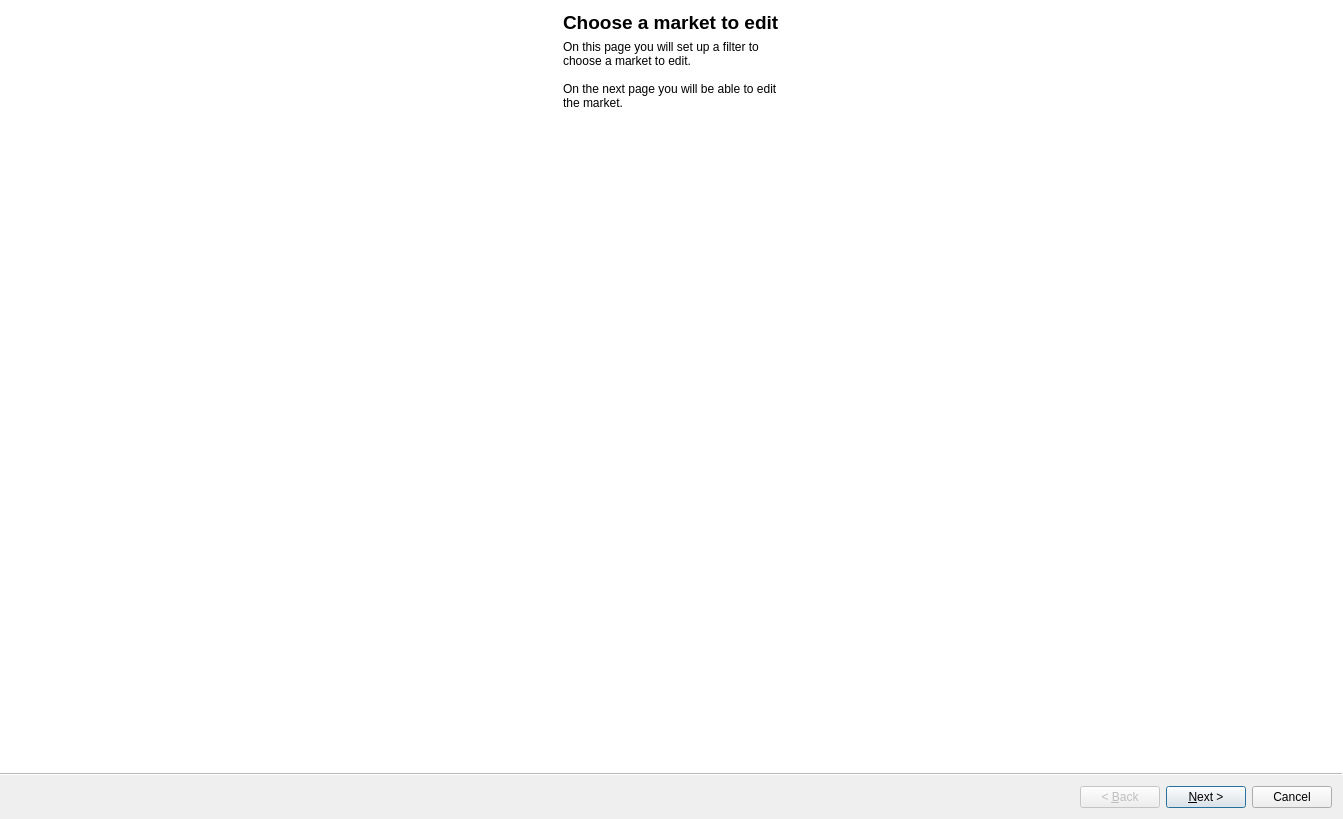
<?xml version="1.0" encoding="UTF-8"?>
<ui version="4.0">
 <class>Wizard</class>
 <widget class="QWizard" name="Wizard">
  <property name="geometry">
   <rect>
    <x>0</x>
    <y>0</y>
    <width>1343</width>
    <height>819</height>
   </rect>
  </property>
  <property name="windowTitle">
   <string>Market Wizard</string>
  </property>
  <property name="wizardStyle">
   <enum>QWizard::ModernStyle</enum>
  </property>
  <widget class="QWizardPage" name="wizardPage1">
   <layout class="QGridLayout" name="gridLayout">
    <item row="0" column="0">
     <layout class="QVBoxLayout" name="verticalLayout_2">
      <item>
       <widget class="QLabel" name="label_2">
        <property name="maximumSize">
         <size>
          <width>16777215</width>
          <height>30</height>
         </size>
        </property>
        <property name="font">
         <font>
          <pointsize>14</pointsize>
          <weight>75</weight>
          <bold>true</bold>
         </font>
        </property>
        <property name="text">
         <string>Choose a market to edit</string>
        </property>
       </widget>
      </item>
      <item>
       <widget class="QLabel" name="label">
        <property name="maximumSize">
         <size>
          <width>16777215</width>
          <height>70</height>
         </size>
        </property>
        <property name="text">
         <string>On this page you will set up a filter to choose a market to edit.

On the next page you will be able to edit the market.</string>
        </property>
        <property name="alignment">
         <set>Qt::AlignLeading|Qt::AlignLeft|Qt::AlignVCenter</set>
        </property>
        <property name="wordWrap">
         <bool>true</bool>
        </property>
       </widget>
      </item>
      <item>
       <layout class="QGridLayout" name="filterLayout"/>
      </item>
     </layout>
    </item>
   </layout>
  </widget>
  <widget class="QWizardPage" name="wizardPage2">
   <layout class="QGridLayout" name="gridLayout_4">
    <item row="0" column="0">
     <layout class="QVBoxLayout" name="verticalLayout_3">
      <item>
       <widget class="QLabel" name="label_3">
        <property name="maximumSize">
         <size>
          <width>16777215</width>
          <height>30</height>
         </size>
        </property>
        <property name="font">
         <font>
          <pointsize>14</pointsize>
          <weight>75</weight>
          <bold>true</bold>
         </font>
        </property>
        <property name="text">
         <string>Edit Market</string>
        </property>
       </widget>
      </item>
      <item>
       <layout class="QVBoxLayout" name="verticalLayout">
        <item>
         <layout class="QHBoxLayout" name="horizontalLayout_4">
          <item>
           <widget class="QSplitter" name="splitter">
            <property name="orientation">
             <enum>Qt::Horizontal</enum>
            </property>
            <widget class="QTableView" name="tableView">
             <property name="minimumSize">
              <size>
               <width>500</width>
               <height>500</height>
              </size>
             </property>
             <property name="font">
              <font>
               <pointsize>7</pointsize>
              </font>
             </property>
             <property name="sizeAdjustPolicy">
              <enum>QAbstractScrollArea::AdjustToContents</enum>
             </property>
             <property name="alternatingRowColors">
              <bool>true</bool>
             </property>
             <property name="selectionMode">
              <enum>QAbstractItemView::SingleSelection</enum>
             </property>
             <property name="selectionBehavior">
              <enum>QAbstractItemView::SelectRows</enum>
             </property>
             <property name="verticalScrollMode">
              <enum>QAbstractItemView::ScrollPerItem</enum>
             </property>
             <property name="sortingEnabled">
              <bool>true</bool>
             </property>
            </widget>
            <widget class="QFrame" name="frame">
             <property name="frameShape">
              <enum>QFrame::StyledPanel</enum>
             </property>
             <property name="frameShadow">
              <enum>QFrame::Raised</enum>
             </property>
             <layout class="QGridLayout" name="gridLayout_3">
              <item row="0" column="0">
               <layout class="QGridLayout" name="graphLayout"/>
              </item>
             </layout>
            </widget>
           </widget>
          </item>
         </layout>
        </item>
        <item>
         <widget class="QFrame" name="frame_2">
          <property name="maximumSize">
           <size>
            <width>16777215</width>
            <height>50</height>
           </size>
          </property>
          <property name="frameShape">
           <enum>QFrame::StyledPanel</enum>
          </property>
          <property name="frameShadow">
           <enum>QFrame::Raised</enum>
          </property>
          <layout class="QHBoxLayout" name="horizontalLayout">
           <item>
            <widget class="QPushButton" name="addButton">
             <property name="text">
              <string>Add alternative providers</string>
             </property>
            </widget>
           </item>
           <item>
            <widget class="QPushButton" name="transferButton">
             <property name="enabled">
              <bool>false</bool>
             </property>
             <property name="text">
              <string>Transfer production</string>
             </property>
            </widget>
           </item>
           <item>
            <widget class="QPushButton" name="setButton">
             <property name="enabled">
              <bool>false</bool>
             </property>
             <property name="text">
              <string>Edit production</string>
             </property>
             <property name="checkable">
              <bool>false</bool>
             </property>
             <property name="checked">
              <bool>false</bool>
             </property>
            </widget>
           </item>
           <item>
            <spacer name="horizontalSpacer">
             <property name="orientation">
              <enum>Qt::Horizontal</enum>
             </property>
             <property name="sizeHint" stdset="0">
              <size>
               <width>40</width>
               <height>20</height>
              </size>
             </property>
            </spacer>
           </item>
          </layout>
         </widget>
        </item>
       </layout>
      </item>
     </layout>
    </item>
   </layout>
  </widget>
  <widget class="QWizardPage" name="wizardPage">
   <layout class="QGridLayout" name="gridLayout_2">
    <item row="0" column="0">
     <layout class="QVBoxLayout" name="verticalLayout_4">
      <item>
       <widget class="QLabel" name="label_5">
        <property name="maximumSize">
         <size>
          <width>16777215</width>
          <height>30</height>
         </size>
        </property>
        <property name="font">
         <font>
          <pointsize>14</pointsize>
          <weight>75</weight>
          <bold>true</bold>
         </font>
        </property>
        <property name="text">
         <string>Review your choices</string>
        </property>
       </widget>
      </item>
      <item>
       <widget class="QLabel" name="label_6">
        <property name="maximumSize">
         <size>
          <width>16777215</width>
          <height>70</height>
         </size>
        </property>
        <property name="text">
         <string>On this page you will check that you're happy with the updates to the market about to be carried out.</string>
        </property>
        <property name="alignment">
         <set>Qt::AlignLeading|Qt::AlignLeft|Qt::AlignVCenter</set>
        </property>
        <property name="wordWrap">
         <bool>true</bool>
        </property>
       </widget>
      </item>
      <item>
       <layout class="QFormLayout" name="formLayout">
        <item row="0" column="0">
         <widget class="QLabel" name="label_7">
          <property name="font">
           <font>
            <weight>75</weight>
            <bold>true</bold>
           </font>
          </property>
          <property name="text">
           <string>Market:</string>
          </property>
         </widget>
        </item>
        <item row="1" column="0">
         <widget class="QLabel" name="label_8">
          <property name="font">
           <font>
            <weight>75</weight>
            <bold>true</bold>
           </font>
          </property>
          <property name="text">
           <string>Actions to be taken:</string>
          </property>
         </widget>
        </item>
        <item row="0" column="1">
         <widget class="QLabel" name="marketLabel">
          <property name="text">
           <string>Not specified</string>
          </property>
         </widget>
        </item>
        <item row="1" column="1">
         <widget class="QLabel" name="actionLabel">
          <property name="text">
           <string>Not specified</string>
          </property>
         </widget>
        </item>
       </layout>
      </item>
     </layout>
    </item>
   </layout>
  </widget>
 </widget>
 <resources/>
 <connections/>
</ui>
